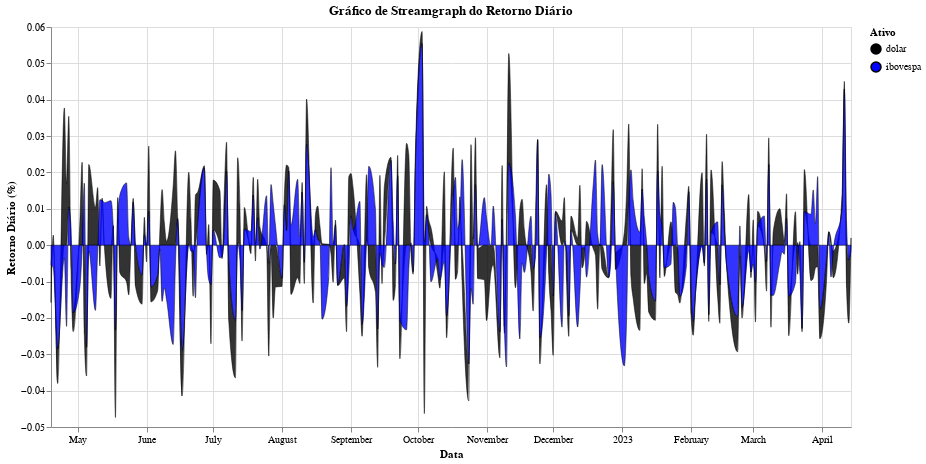

Notebook cell for this chart:
### Code cell
chart = alt.Chart(df).mark_area(
    interpolate='monotone',
    fillOpacity=0.8,
    stroke='black',
    strokeWidth=0.5
).encode(
    x=alt.X('Date:T', axis=alt.Axis(title='Data')),
    y=alt.Y('retorno:Q', axis=alt.Axis(title='Retorno Diário (%)')),
    color=alt.Color('ativo:N', legend=alt.Legend(title='Ativo'), scale=alt.Scale(range=['black', 'blue']))
).properties(
    width=800,
    height=400,
    title='Gráfico de Streamgraph do Retorno Diário'
)

chart

### Figure 1 — Vega-Lite specification as saved in the notebook (floating-point values rounded to 4 significant figures; data arrays with more than 128 entries replaced by an {"elided": "..."} marker saying what was removed)
{"config": {"view": {"continuousWidth": 400, "continuousHeight": 300}}, "data": {"name": "data-95dd62cd8ccd4645c96fef70ee93c80c"}, "mark": {"type": "area", "fillOpacity": 0.8, "interpolate": "monotone", "stroke": "black", "strokeWidth": 0.5}, "encoding": {"color": {"field": "ativo", "legend": {"title": "Ativo"}, "scale": {"range": ["black", "blue"]}, "type": "nominal"}, "x": {"axis": {"title": "Data"}, "field": "Date", "type": "temporal"}, "y": {"axis": {"title": "Retorno Diário (%)"}, "field": "retorno", "type": "quantitative"}}, "height": 400, "title": "Gráfico de Streamgraph do Retorno Diário", "width": 800, "$schema": "https://vega.github.io/schema/vega-lite/v4.17.0.json", "datasets": {"data-95dd62cd8ccd4645c96fef70ee93c80c": {"elided": "498 records"}}}
